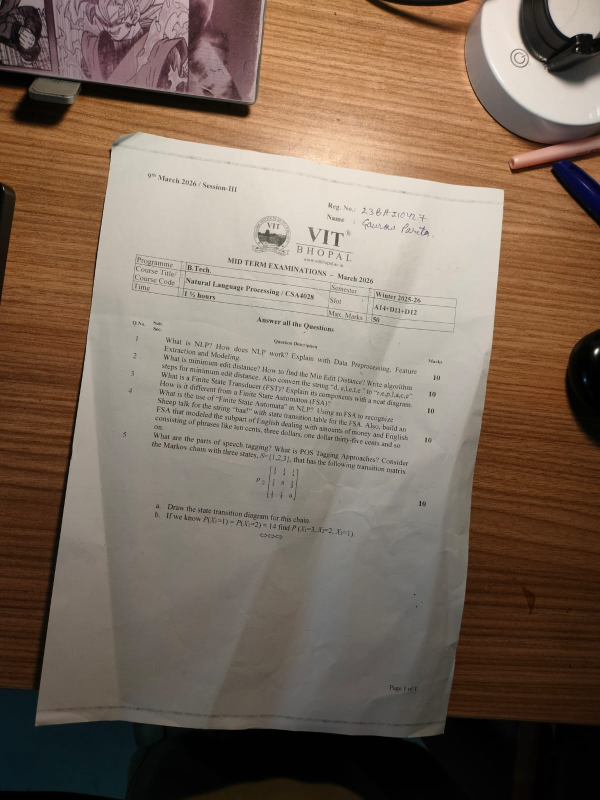
#> input picture images/image3.jpeg, 1200 x 1600 px (shown at 1/2 size)
$ python -i scanner.py   (imports and definitions only)
#> lines starting #> are read from the running program, lines starting #| are printed output that depends on the picture
from __future__ import annotations
from typing import Generator, List, Optional, Tuple
import cv2
import numpy as np
import config as cfg


class DocumentScanner:
    """
    Document detection, perspective transform, and enhancement.
    Uses multiple edge maps, morphology, convex hull / min-area-rectangle fallbacks,
    and optional multi-scale detection for robustness.
    """

    def __init__(self) -> None:
        pass

    def preprocess(self, image: np.ndarray) -> Tuple[np.ndarray, np.ndarray]:
        """Convert to grayscale and blur; return (gray, blurred)."""
        if image is None or image.size == 0:
            raise ValueError("Invalid image provided to preprocess()")
        gray = cv2.cvtColor(image, cv2.COLOR_BGR2GRAY)
        blurred = cv2.GaussianBlur(gray, cfg.GAUSSIAN_BLUR_KERNEL, cfg.GAUSSIAN_BLUR_SIGMA)
        return gray, blurred

    def detect_edges(self, blurred: np.ndarray) -> np.ndarray:
        """Compute Canny edges from a blurred grayscale image (fixed thresholds)."""
        return cv2.Canny(blurred, cfg.CANNY_THRESHOLD_1, cfg.CANNY_THRESHOLD_2)

    def _safe_find_contours(self, image: np.ndarray, mode: int, method: int) -> List[np.ndarray]:
        result = cv2.findContours(image, mode, method)
        if len(result) == 3:
            return result[1]
        return result[0]

    def _postprocess_edges(self, edges: np.ndarray) -> np.ndarray:
        k = max(3, int(cfg.EDGE_CLOSE_KERNEL_SIZE))
        if k % 2 == 0:
            k += 1
        kernel = cv2.getStructuringElement(cv2.MORPH_RECT, (k, k))
        closed = cv2.morphologyEx(edges, cv2.MORPH_CLOSE, kernel)
        it = int(cfg.EDGE_DILATE_ITERATIONS)
        if it > 0:
            closed = cv2.dilate(closed, kernel, iterations=it)
        return closed


    def _canny_auto(self, blurred: np.ndarray) -> Tuple[int, int]:
        med = float(np.median(blurred))
        lo = int(max(0.0, med * cfg.CANNY_AUTO_LOW_RATIO))
        hi = int(min(255.0, med * cfg.CANNY_AUTO_HIGH_RATIO))
        if hi <= lo:
            hi = min(255, lo + 1)
        return lo, hi

    def _iter_edge_maps(self, gray: np.ndarray) -> Generator[np.ndarray, None, None]:
        blurred = cv2.GaussianBlur(gray, cfg.GAUSSIAN_BLUR_KERNEL, cfg.GAUSSIAN_BLUR_SIGMA)
        lo, hi = self._canny_auto(blurred)

        yield self._postprocess_edges(
            cv2.Canny(blurred, cfg.CANNY_THRESHOLD_1, cfg.CANNY_THRESHOLD_2)
        )
        yield self._postprocess_edges(cv2.Canny(blurred, lo, hi))

        bil = cv2.bilateralFilter(
            gray,
            cfg.BILATERAL_D,
            cfg.BILATERAL_SIGMA_COLOR,
            cfg.BILATERAL_SIGMA_SPACE,
        )
        yield self._postprocess_edges(cv2.Canny(bil, lo, hi))

        adaptive = cv2.adaptiveThreshold(
            blurred,
            255,
            cv2.ADAPTIVE_THRESH_GAUSSIAN_C,
            cv2.THRESH_BINARY,
            11,
            2,
        )
        yield self._postprocess_edges(cv2.Canny(adaptive, 50, 150))

    def _resize_for_detection(self, image: np.ndarray, scale: float) -> Tuple[np.ndarray, float, float]:
        h, w = image.shape[:2]
        ms = cfg.DETECTION_MAX_SIDE
        if ms <= 0 or scale <= 0:
            return image.copy(), 1.0, 1.0
        target = max(320, int(ms * scale))
        long = max(h, w)
        if long <= target:
            return image.copy(), 1.0, 1.0
        s = target / float(long)
        nw, nh = int(round(w * s)), int(round(h * s))
        small = cv2.resize(image, (nw, nh), interpolation=cv2.INTER_AREA)
        sx = w / float(nw)
        sy = h / float(nh)
        return small, sx, sy

    def _scale_quad_to_full(self, pts: np.ndarray, sx: float, sy: float) -> np.ndarray:
        out = pts.astype(np.float32).copy()
        out[:, 0] *= sx
        out[:, 1] *= sy
        return out

    def _quad_area_ratio(self, pts: np.ndarray, image_area: float) -> float:
        c = pts.reshape(-1, 1, 2).astype(np.float32)
        return abs(cv2.contourArea(c)) / max(image_area, 1.0)

    def _quad_passes_geometry(self, pts: np.ndarray, image_area: float, min_dim_px: float) -> bool:
        if pts.shape != (4, 2):
            return False
        t = self._quad_area_ratio(pts, image_area)
        if t < cfg.MIN_DOCUMENT_AREA_RATIO or t > cfg.MAX_DOCUMENT_AREA_RATIO:
            return False
        rect = self.order_points(pts.astype(np.float32))
        tl, tr, br, bl = rect
        w = float(max(np.linalg.norm(tr - tl), np.linalg.norm(br - bl)))
        h = float(max(np.linalg.norm(tr - br), np.linalg.norm(tl - bl)))
        if min(w, h) < min_dim_px:
            return False
        ar = max(w, h) / max(min(w, h), 1e-6)
        if ar > cfg.MAX_QUAD_ASPECT_RATIO:
            return False
        return True

    def _quad_from_contour(
        self, contour: np.ndarray, image_area: float, min_dim_px: float
    ) -> Optional[np.ndarray]:
        peri = cv2.arcLength(contour, True)
        if peri < 1e-6:
            return None

        for eps in cfg.CONTOUR_APPROX_EPSILON_FACTORS:
            approx = cv2.approxPolyDP(contour, float(eps) * peri, True)
            if len(approx) == 4:
                p = approx.reshape(4, 2).astype(np.float32)
                if self._quad_passes_geometry(p, image_area, min_dim_px):
                    return p

        if len(contour) >= 4:
            hull = cv2.convexHull(contour)
            if hull is not None and len(hull) >= 4:
                hperi = cv2.arcLength(hull, True)
                for eps in cfg.CONTOUR_APPROX_EPSILON_FACTORS:
                    approx = cv2.approxPolyDP(hull, float(eps) * hperi, True)
                    if len(approx) == 4:
                        p = approx.reshape(4, 2).astype(np.float32)
                        if self._quad_passes_geometry(p, image_area, min_dim_px):
                            return p

        rect = cv2.minAreaRect(contour)
        (rw, rh) = rect[1]
        if rw < 1 or rh < 1:
            return None
        side_long = max(rw, rh)
        side_short = min(rw, rh)
        ar = side_long / max(side_short, 1e-6)
        if ar > cfg.MAX_QUAD_ASPECT_RATIO:
            return None

        box = cv2.boxPoints(rect).astype(np.float32)
        if self._quad_passes_geometry(box, image_area, min_dim_px):
            return box
        return None

    def _quad_score(self, pts: np.ndarray, image_area: float) -> float:
        return self._quad_area_ratio(pts, image_area)

    def _detect_quad_once(self, image: np.ndarray, edges: np.ndarray) -> Optional[np.ndarray]:
        h, w = image.shape[:2]
        image_area = float(h * w)
        min_area = cfg.MIN_DOCUMENT_AREA_RATIO * image_area
        min_dim_px = max(8.0, 0.01 * min(h, w))

        best: Optional[np.ndarray] = None
        best_score = -1.0

        for retr in (cv2.RETR_LIST, cv2.RETR_EXTERNAL):
            contours = self._safe_find_contours(edges.copy(), retr, cv2.CHAIN_APPROX_SIMPLE)
            if not contours:
                continue
            contours = sorted(contours, key=cv2.contourArea, reverse=True)
            for contour in contours[:35]:
                a = cv2.contourArea(contour)
                if a < min_area:
                    break
                quad = self._quad_from_contour(contour, image_area, min_dim_px)
                if quad is None:
                    continue
                score = self._quad_score(quad, image_area)
                if score > best_score:
                    best_score = score
                    best = quad

        return best

    def detect_document_quad(self, image: np.ndarray) -> Optional[np.ndarray]:
        """
        Full multi-strategy detection. Returns 4x2 float32 corners in image coordinates, or None.
        """
        if image is None or image.size == 0:
            return None
        h, w = image.shape[:2]
        for scale in cfg.DETECTION_SCALES:
            small, sx, sy = self._resize_for_detection(image, float(scale))
            gray = cv2.cvtColor(small, cv2.COLOR_BGR2GRAY)
            for edges in self._iter_edge_maps(gray):
                quad = self._detect_quad_once(small, edges)
                if quad is not None:
                    return self._scale_quad_to_full(quad, sx, sy)
        return None

    def find_document_contour(self, image: np.ndarray, edges: np.ndarray) -> Optional[np.ndarray]:
        """
        Find a document quadrilateral using a single precomputed edge map (post-processed).
        """
        if image.shape[:2] != edges.shape[:2]:
            raise ValueError("image and edges must have the same height and width")
        pp = self._postprocess_edges(edges)
        return self._detect_quad_once(image, pp)

    def order_points(self, pts: np.ndarray) -> np.ndarray:
        if pts.shape != (4, 2):
            raise ValueError("order_points expects (4,2) array")
        rect = np.zeros((4, 2), dtype=np.float32)
        s = pts.sum(axis=1)
        diff = np.diff(pts, axis=1)
        rect[0] = pts[np.argmin(s)]
        rect[2] = pts[np.argmax(s)]
        rect[1] = pts[np.argmin(diff)]
        rect[3] = pts[np.argmax(diff)]
        return rect

    def four_point_transform(self, image: np.ndarray, pts: np.ndarray) -> np.ndarray:
        rect = self.order_points(pts)
        (tl, tr, br, bl) = rect

        width_a = np.linalg.norm(br - bl)
        width_b = np.linalg.norm(tr - tl)
        max_w = int(max(width_a, width_b))

        height_a = np.linalg.norm(tr - br)
        height_b = np.linalg.norm(tl - bl)
        max_h = int(max(height_a, height_b))

        max_w = max(max_w, 1)
        max_h = max(max_h, 1)

        dst = np.array(
            [[0, 0], [max_w, 0], [max_w, max_h], [0, max_h]],
            dtype=np.float32,
        )

        m = cv2.getPerspectiveTransform(rect, dst)
        return cv2.warpPerspective(
            image,
            m,
            (max_w, max_h),
            flags=cv2.INTER_LINEAR,
            borderMode=cfg.WARP_BORDER_MODE,
            borderValue=cfg.WARP_BORDER_VALUE,
        )

    def enhance(self, image: np.ndarray, mode: str) -> np.ndarray:
        mode = (mode or "adaptive").lower()
        if mode == "adaptive":
            gray = cv2.cvtColor(image, cv2.COLOR_BGR2GRAY)
            block_size = cfg.ADAPTIVE_THRESH_BLOCK_SIZE
            if block_size % 2 == 0:
                block_size += 1
            return cv2.adaptiveThreshold(
                gray,
                255,
                cv2.ADAPTIVE_THRESH_GAUSSIAN_C,
                cv2.THRESH_BINARY,
                block_size,
                cfg.ADAPTIVE_THRESH_C,
            )
        if mode == "grayscale":
            return cv2.cvtColor(image, cv2.COLOR_BGR2GRAY)
        if mode == "sharpen":
            kernel = np.array(cfg.SHARPEN_KERNEL, dtype=np.float32)
            return cv2.filter2D(image, -1, kernel)
        raise ValueError(f"Unknown enhancement mode: {mode}")

    def scan(self, image: np.ndarray, enhancement_mode: str = "adaptive") -> Tuple[np.ndarray, Optional[np.ndarray]]:
        contour_pts = self.detect_document_quad(image)
        if contour_pts is None:
            raise ValueError(
                "No document detected. Try a clearer photo, better lighting, or ensure the document edges are visible."
            )
        warped = self.four_point_transform(image, contour_pts)
        if warped.size == 0:
            raise ValueError("Perspective transform produced an empty image.")
        enhanced = self.enhance(warped, enhancement_mode)
        return enhanced, contour_pts.reshape(-1, 1, 2).astype(np.int32)


>>> import cv2
>>> picture = cv2.imread('images/image3.jpeg')
#> picture is the input picture: shape (1600, 1200, 3); mean B, G, R 90.7, 105.1, 122.5
>>> result = DocumentScanner().scan(picture)
#> the loop in detect_document_quad, `for scale in cfg.DETECTION_SCALES:` made 1 pass
#> (sx, sy) on pass 1: (1.78, 1.78)
#> pass 1, in _resize_for_detection, `small = cv2.resize(image, (nw, nh), interpolation=cv2.INTER_AREA)`:
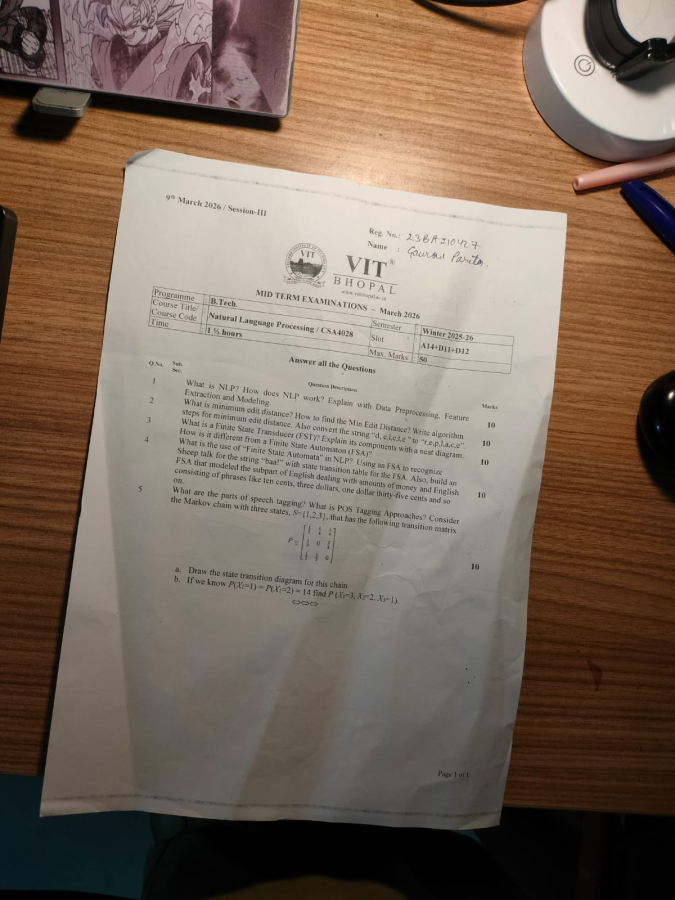
#> small: shape (900, 675, 3); mean B, G, R 90.7, 105.1, 122.5
#> pass 1, in detect_document_quad, `gray = cv2.cvtColor(small, cv2.COLOR_BGR2GRAY)`:
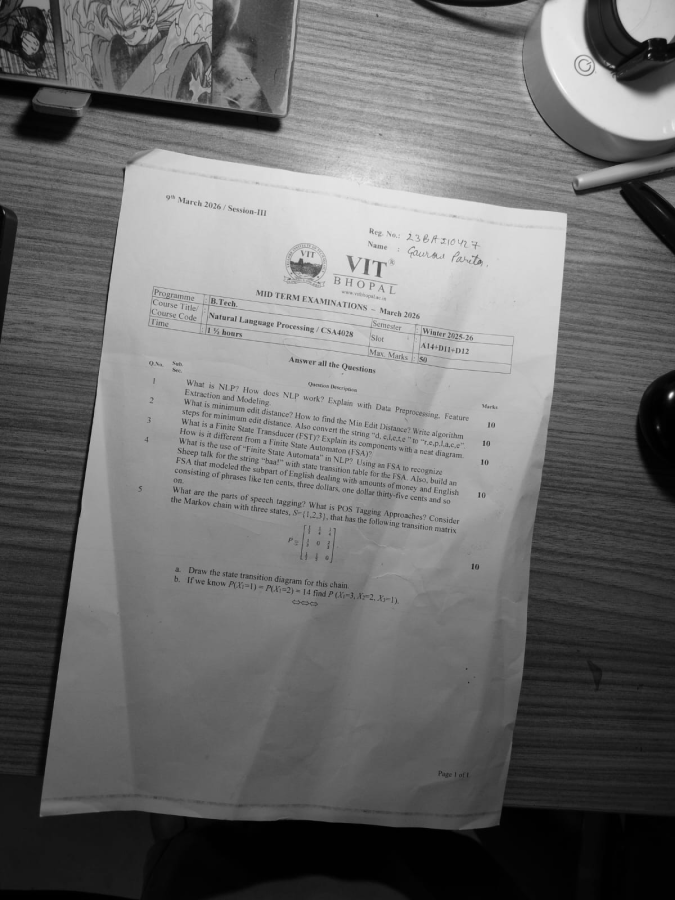
#> gray: shape (900, 675); min 0, max 251, mean 108.7
#> in scan, `contour_pts = self.detect_document_quad(image)`: contour_pts = [[0, 0], [60.44, 1459.6], [1198.2, 1454.2], [1198.2, 238.2]]
#> in four_point_transform, `rect = self.order_points(pts)`: rect = [[0, 0], [1198.2, 238.2], [1198.2, 1454.2], [60.44, 1459.6]]
#> in four_point_transform, `(tl, tr, br, bl) = rect`: tl = [0, 0]; tr = [1198.2, 238.2]; br = [1198.2, 1454.2]; bl = [60.44, 1459.6]
#> in four_point_transform, `width_a = np.linalg.norm(br - bl)`: width_a = 1137.8
#> in four_point_transform, `width_b = np.linalg.norm(tr - tl)`: width_b = 1221.7
#> in four_point_transform, `max_w = int(max(width_a, width_b))`: max_w = 1221
#> in four_point_transform, `height_a = np.linalg.norm(tr - br)`: height_a = 1216
#> in four_point_transform, `height_b = np.linalg.norm(tl - bl)`: height_b = 1460.8
#> in four_point_transform, `max_h = int(max(height_a, height_b))`: max_h = 1460
#> in four_point_transform, `dst = np.array( [[0, 0], [max_w, 0], [max_w, max_h], [0, max_h]], dtyp..`: dst = [[0, 0], [1221, 0], [1221, 1460], [0, 1460]]
#> in four_point_transform, `m = cv2.getPerspectiveTransform(rect, dst)`: m = [[0.856, -0.0354, 0], [-0.19, 0.958, 0], [-0.000134, -2.9e-05, 1]]
#> in four_point_transform, `return cv2.warpPerspective( image, m, (max_w, max_h), flags=cv2.INTER_..`:
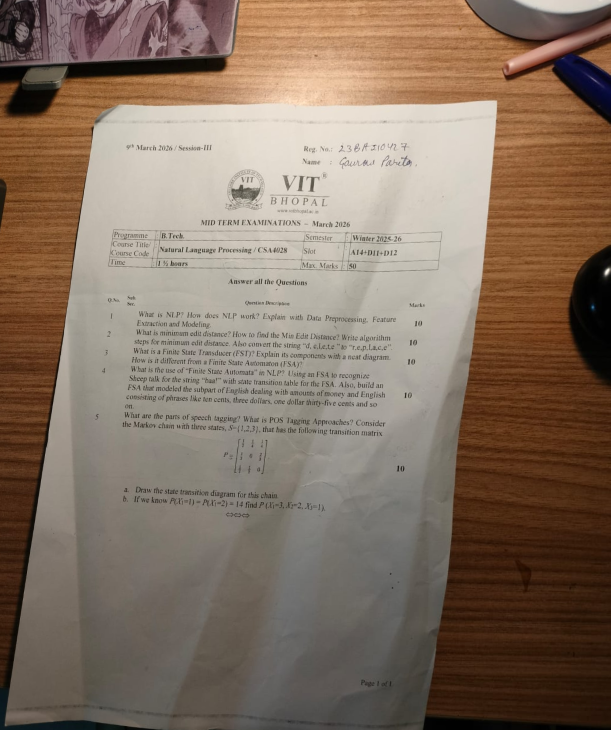
#> returned value: shape (1460, 1221, 3) (shown at 1/2 size); mean of channels 0, 1, 2 97.9, 113.4, 131.8; drawn as B, G, R
#> in enhance, `gray = cv2.cvtColor(image, cv2.COLOR_BGR2GRAY)`:
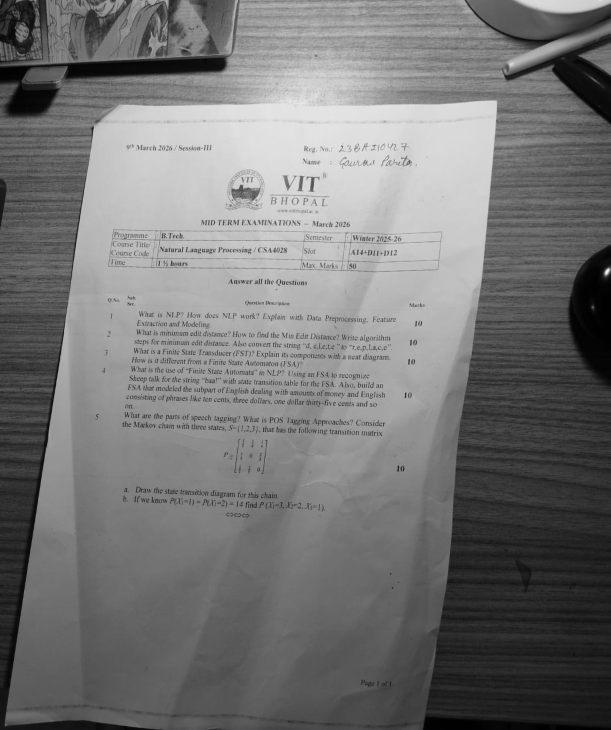
#> gray: shape (1460, 1221) (shown at 1/2 size); min 0, max 251, mean 117.1
#> in enhance, `return cv2.adaptiveThreshold( gray, 255, cv2.ADAPTIVE_THRESH_GAUSSIAN_..`:
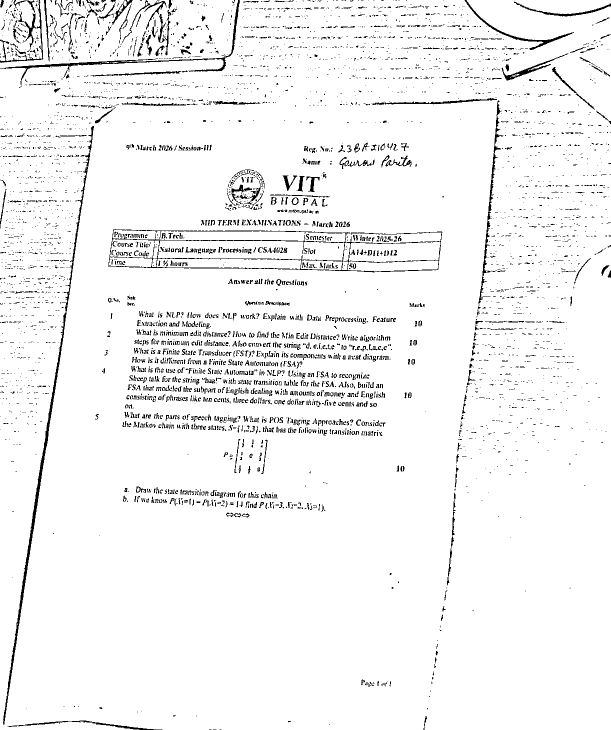
#> returned value: shape (1460, 1221) (shown at 1/2 size); 95.5% white; black in thin lines or dots
